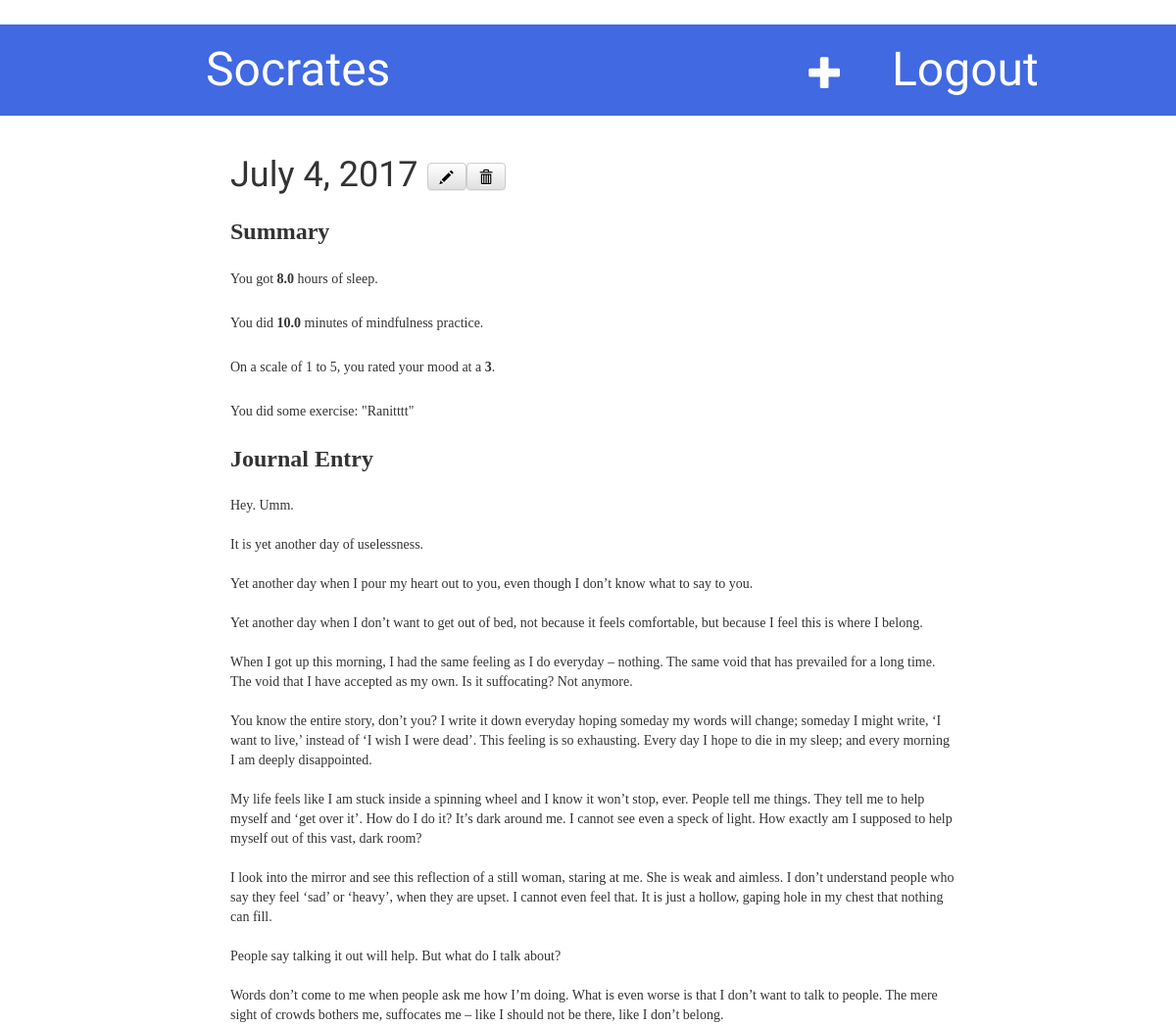
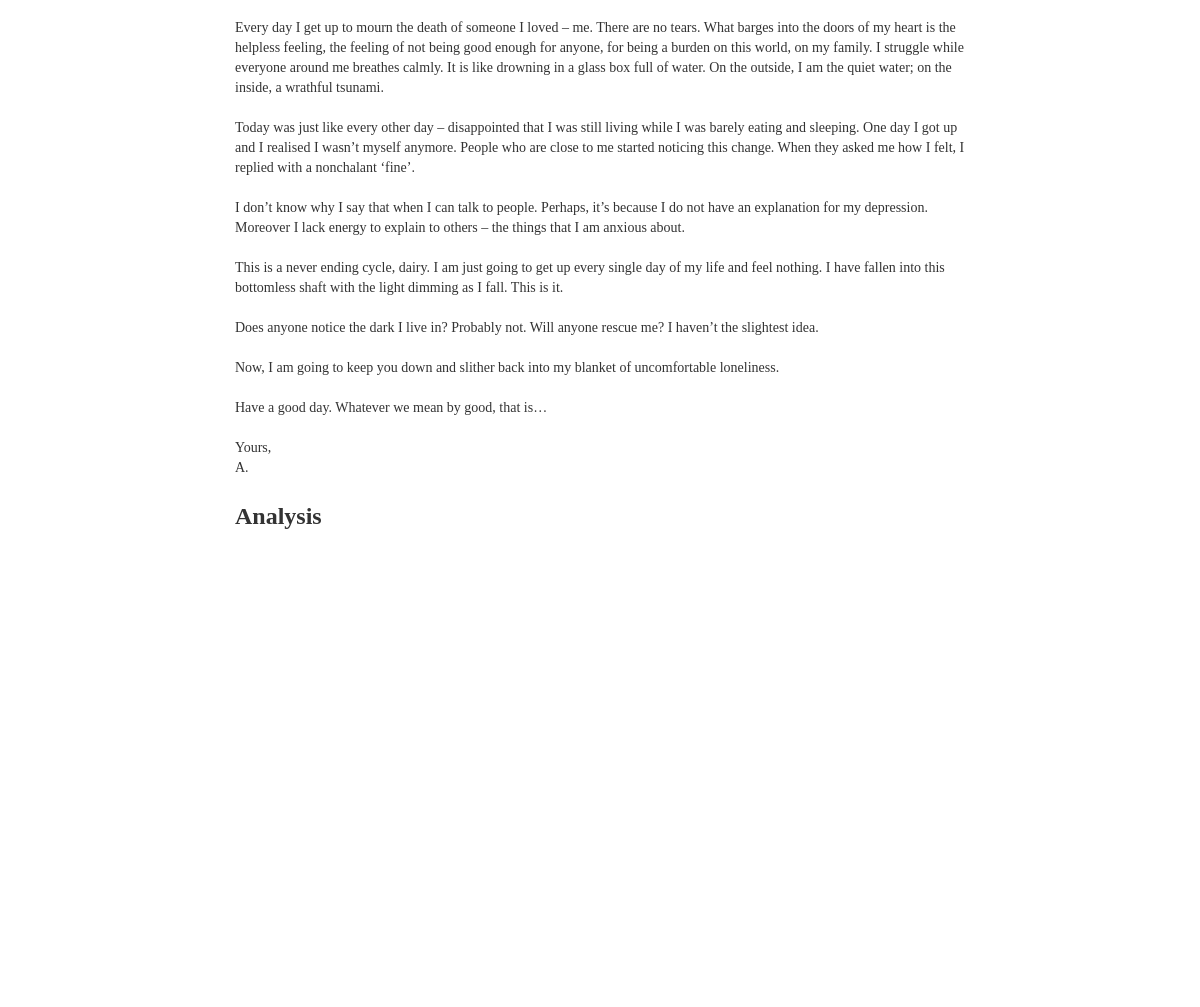
The page /post/33/ (signed in) on the database its author committed (2 pictures, top to bottom).
### myblog/models.py (models this page shows, shortened)
class Entry(models.Model):
  user_name = models.CharField(max_length=2000)
  date = models.DateField()
  exercise = models.ForeignKey(Exercise, blank=True, null=True, on_delete=models.CASCADE)
  sleep = models.FloatField()
  meditation = models.BooleanField()
  meditation_time = models.FloatField(blank=True, null=True)
  mood = models.TextField()
  mood_number = models.IntegerField()
  score = models.ForeignKey(SScore, on_delete=models.CASCADE)

class Exercise(models.Model):
  EXERCISE_TYPES = (
    ('C', 'Cardio'),
    ('S', 'Strength'),
    ('O', 'Other'),
  )
  description = models.CharField(max_length=1000)
  exercise_type = models.CharField(max_length=1, choices=EXERCISE_TYPES, blank=True, null=True)

### myblog/views.py (the view)
# urls.py: url(r'^post/(?P<pk>\d+)/$', views.post_detail, name='post_detail'),
@login_required
def post_detail(request, pk):
    post = get_object_or_404(Entry, pk=pk)
    return render(request, 'post_detail.html', {'post': post})

### myblog/templates/post_detail.html (shortened to what this page needs)
{% extends 'base.html' %}
{% block content %}
    <div class="post">
        <h1>{{ post.date }} <a class="btn btn-default" href="{% url 'socrates:post_edit' pk=post.pk %}"><span class="glyphicon glyphicon-pencil"></span></a><a class="btn btn-default" href="{% url 'socrates:post_delete' pk=post.pk %}"><span class="glyphicon glyphicon-trash"></span></a></h1>
        <h3> Summary </h3>
        <p> You got <b>{{ post.sleep }}</b> hours of sleep.</p>
        {% if post.meditation %}
          <p> You did <b>{{post.meditation_time}}</b> minutes of mindfulness practice. </p>
        {% endif %}
        <p>On a scale of 1 to 5, you rated your mood at a <b>{{ post.mood_number|linebreaksbr }}</b>.</p>
        {% if post.exercise %}
          <p> You did some exercise: "{{post.exercise.description}}" </p>
        {% endif %}
        <h3>Journal Entry</h3>
        <p>{{ post.mood |linebreaksbr }}</p>
    <h3> Analysis </h3>
    <svg width="600" height="400"></svg>
    </div>
{% endblock %}

### myblog/static/css/myblog.css (style rules this page uses)
p { font-size: 15px; font-family: "Century Gothic"; }
.content, { margin-bottom: 200px; }
h1, h2 { font-family: 'Lobster', cursive; }
h3, h4 { font-family: 'Simplifica', sans serif; }
.post { margin-left: 10px; margin-bottom: 70px; }
.post h1 a, .post h1 a:visited { color: #000000; }

### myblog/templates/post_detail.html (style rules this page uses)
svg { font-size: 14px; font-family: "Century Gothic"; margin-top: 25px; margin-bottom: 25px; }
p,body { font-size: 14px; font-family: "Century Gothic"; margin-top: 25px; margin-bottom: 25px; }
h3 { font-weight: bold; font-size: 24px; font-family: "Century Gothic"; margin-top: 25px; margin-bottom: 25px; }

### rows shown on the page
Entry: date "July 4, 2017", sleep "8.0", meditation_time "10.0", mood_number "3", exercise.description "Ranitttt", mood "Hey. Umm. It is yet another day of uselessness. Yet another day when I pour my heart out to you, even though I don’t know what to say to you. Yet another day when I don’t want to get out of bed, not because it feels comfortable, but because I feel this is where I belong. When I got up this morning, I had the same feeling as I do everyday – nothing. The same void that has prevailed for a long time. The void that I have accepted as my own. Is it suffocating? Not anymore. You know the entire story, don’t you? I write it down everyday hoping someday my words will change; someday I might write, ‘I want to live,’ instead of ‘I wish I were dead’. This feeling is so exhausting. Every day I hope to…"
